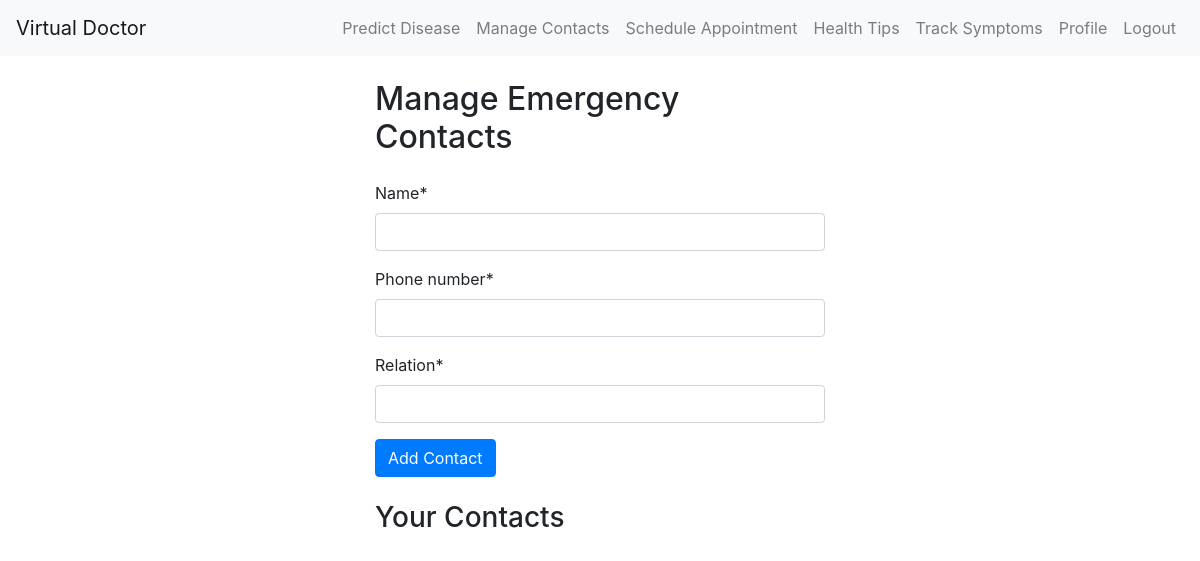
/contacts/ (signed in), run on an earlier commit of the app's database.
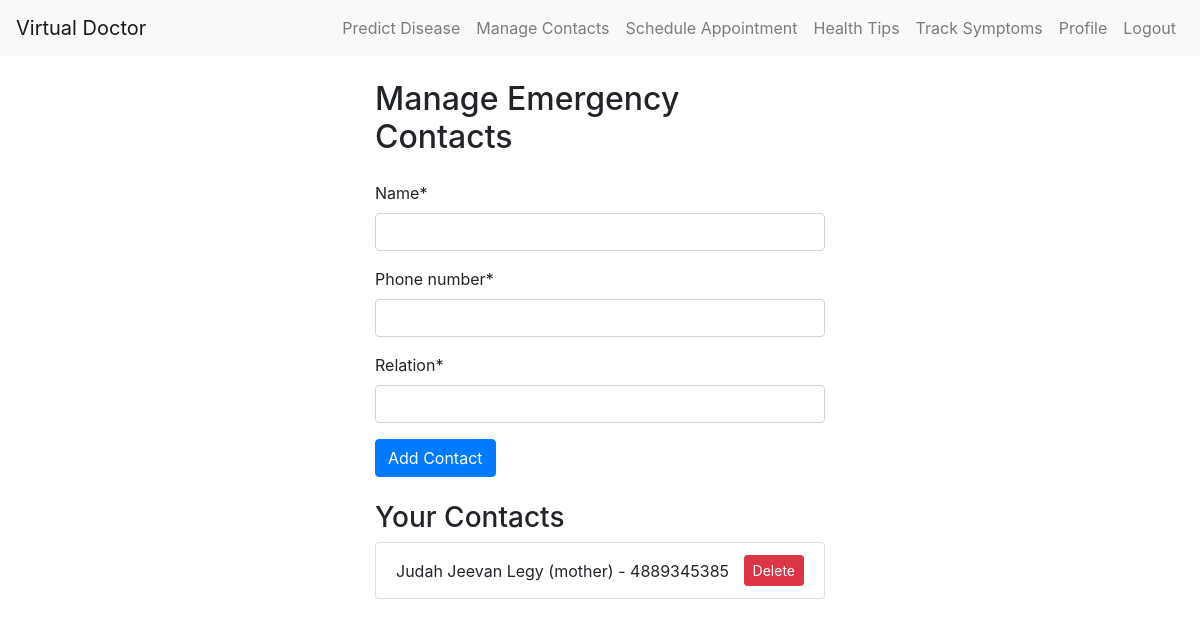
And on a later commit of the database.
### doctor/models.py (models this page shows, shortened)
class EmergencyContact(Model):
    user: ForeignKey = ForeignKey(User, on_delete=CASCADE)
    name: CharField = CharField(max_length=100)
    phone_number: CharField = CharField(max_length=15)
    relation: CharField = CharField(max_length=50)

### doctor/views.py (the view, shortened to what this page needs)
# urls.py: path('contacts/', manage_contacts, name='manage_contacts'),
@login_required
def manage_contacts(request: WSGIRequest) -> HttpResponseRedirect | HttpResponse:
    form: EmergencyContactForm = EmergencyContactForm()
    contacts: QuerySet[EmergencyContact] = EmergencyContact.objects.filter(user=request.user)
    return render(request, 'manage_contacts.html', {'form': form, 'contacts': contacts})

### doctor/forms.py
class EmergencyContactForm(forms.ModelForm):
    class Meta:
        model = EmergencyContact
        fields: list[str] = ['name', 'phone_number', 'relation']

### doctor/templates/manage_contacts.html (shortened to what this page needs)
{% extends 'base.html' %}
{% load crispy_forms_filters %}
{% block content %}
<div class="row justify-content-center">
    <div class="col-md-6">
        <h2 class="mb-4">Manage Emergency Contacts</h2>
        <form method="post">
            {{ form|crispy }}
            <button type="submit" name="add_contact" class="btn btn-primary">Add Contact</button>
        </form>
        <h3 class="mt-4">Your Contacts</h3>
        <ul class="list-group">
            {% for contact in contacts %}
            <li class="list-group-item d-flex justify-content-between align-items-center">
                {{ contact.name }} ({{ contact.relation }}) - {{ contact.phone_number }}
                <form method="post" class="mb-0">
                    <button type="submit" name="delete_contact" class="btn btn-danger btn-sm">Delete</button>
                </form>
            </li>
            {% endfor %}
        </ul>
    </div>
</div>
{% endblock %}

What changed in the data, as far as the page shows it:
added EmergencyContact: name "Judah Jeevan Legy", relation "mother", phone_number "4889345385"
